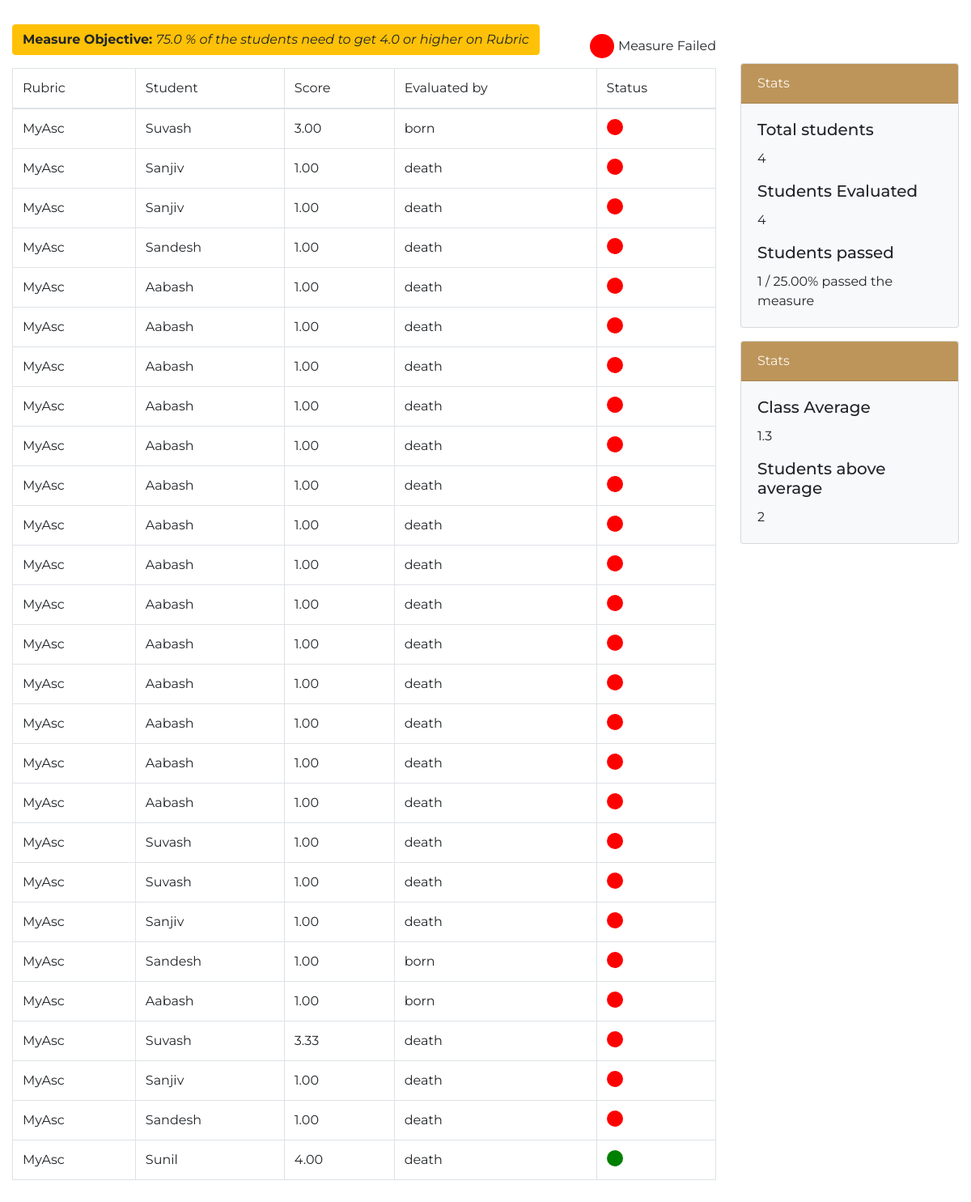
Page /view_rubric_data/30 on the earlier database version.
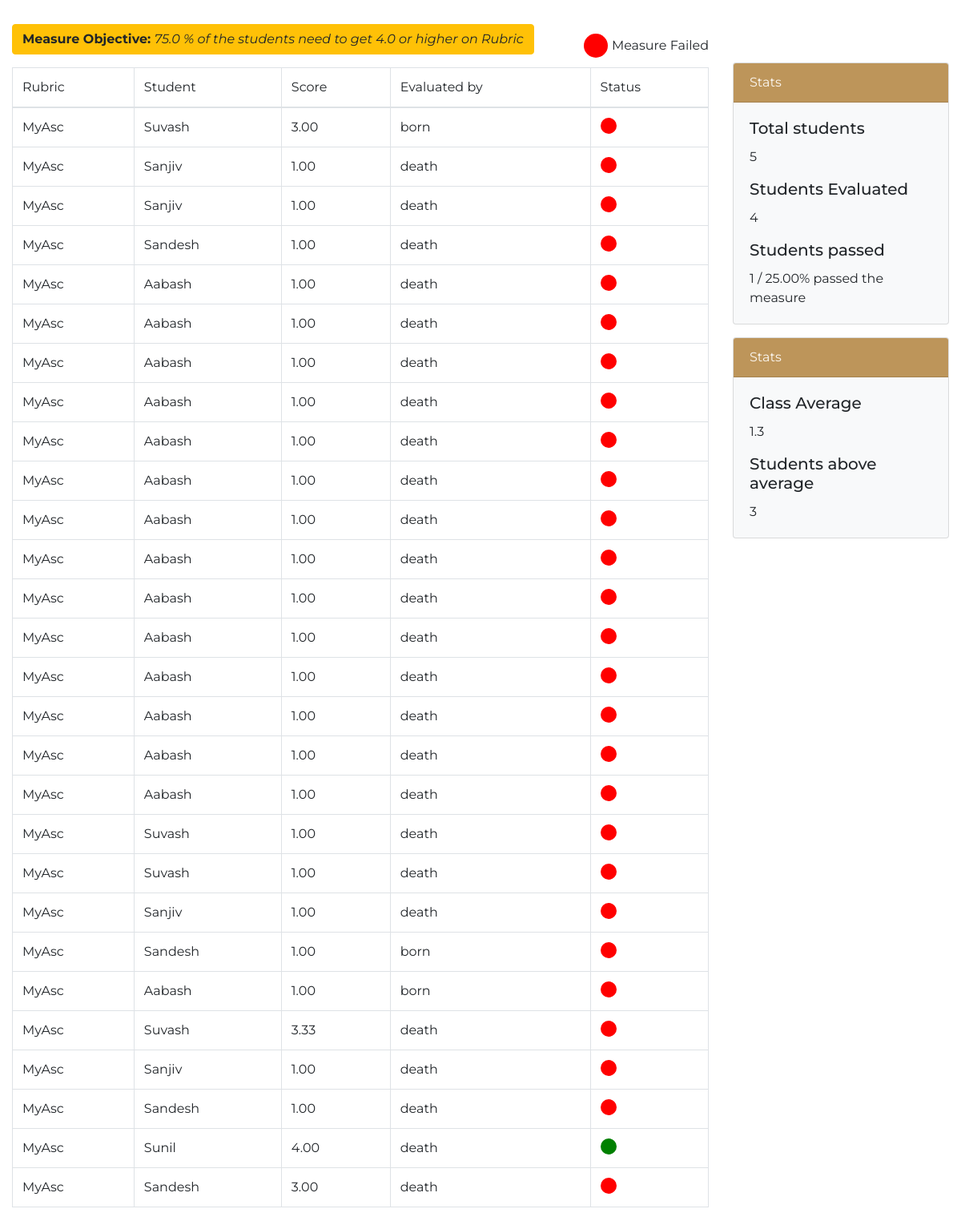
Same page on the later database version.
### main/models.py (models this page shows, shortened)
class evaluate_rubric(models.Model):
    rubric = models.CharField(max_length=200)
    grade_score = models.FloatField()
    student = models.CharField(max_length=200)
    measure = models.ForeignKey(Measure, null=True, on_delete=models.CASCADE)
    evaluated_by = models.CharField(max_length=200)

### main/views.py (the view)
# urls.py: path('view_rubric_data/<int:measure_id>', views.view_rubric_data, name = "view_rubric_data"),
def view_rubric_data(request, measure_id):
    measure = Measure.objects.get(id=measure_id)
    context = rubric_data(measure_id)
    return render(request, 'main/rubric_scores.html', context)

### main/templates/main/rubric_scores.html (shortened to what this page needs)
{% extends  'base.html' %}
{%load static%}
{% block body_block %}
<div class  = "container-fluid " id = "main_content" style = "margin-top: 15px;padding:15px;">
<div class = "row">
  <div class = "col col-lg-9 col-md-9 col-sm-12 col-xs-12 col-12">
    <div class = "table-responsive">
      <table class = "table table-bordered table-hover">
        <thead>
          <div class = "d-flex justify-content-between" >
          <button class = "btn btn-warning mb-3">
            <strong>Measure Objective: </strong>
            <em>
          {{measure.cutoff_percentage}} % of the students need to get
          {%if measure.cutoff_score%}
           {{measure.cutoff_score}}
           {%else%}
           average
           {%endif%}
              or higher
          on {{measure.tool_type}}
          </em>
          </button>
          <div class = " d-flex justify-content-center align-items-center">
            {%if passed%}
              <div style = "background-color:green; height:30px; width: 30px; border-radius: 50%;   margin-right: 5px;"></div> Measure Passed
            {%else%}
              <div style = "background-color:red; height:30px; width: 30px; border-radius: 50%;   margin-right: 5px;"> </div>Measure Failed
            {%endif%}
          </div>
          </div>
          <tr>
             <td> Rubric </td>
             <td> Student </td>
             <td> Score </td>
             <td> Evaluated by </td>
             <td> Status </td>
          </tr>
        </thead>
        <tbody>
          {%for st in evaluated_list%}
           <tr>
              <td> {{st.rubric}} </td>
              <td> {{st.student}} </td>
              <td> {{st.grade_score|floatformat:2}} </td>
              <td> {{st.evaluated_by}} </td>
              {%if st.student in bin_array%}
                <td> <div style = "background-color:green; height:20px; width: 20px; border-radius: 50%;"></div> </td>
              {%else%}
                  <td><div style = "background-color:red; height:20px; width: 20px; border-radius: 50%;"> </div></td>
              {%endif%}
          {%endfor%}
    </tr>
          </tbody>
          </table>
          </div>
        </div>
        <div class = "col col-lg-3 col-md-3 col-sm-12 col-xs-12 col-12 mt-5">
          <div class="card bg-light mb-3" >
            <div class="card-header">Stats</div>
            <div class="card-body">
              <h5 class="card-title">Total students</h5>
              <p class="card-text">{{student_count}}</p>
              <h5 class="card-title">Students Evaluated</h5>
              <p class="card-text">{{evaluated_student_count}}</p>
              <h5 class="card-title">Students passed</h5>
              <p class="card-text">{{number_of_pass_cases}} / {{percent_pass_cases|floatformat:2}}% passed the measure</p>
            </div>
          </div>
          <div class="card bg-light mb-3">
            <div class="card-header">Stats</div>
            <div class="card-body">
              <h5 class="card-title">Class Average</h5>
              <p class="card-text">{{avg_points|floatformat:1}}</p>
              <h5 class="card-title">Students above average</h5>
              <p class="card-text">{{above_avg}}</p>
            </div>
          </div>
        </div>
  </div>
{%endblock%}

Differences in the rows shown:
added evaluate_rubric: rubric "MyAsc", student "Sandesh", grade_score "3.00", evaluated_by "death"
Other differences:
{{ student_count }}: "4" → "5"
{{ above_avg }}: "2" → "3"
